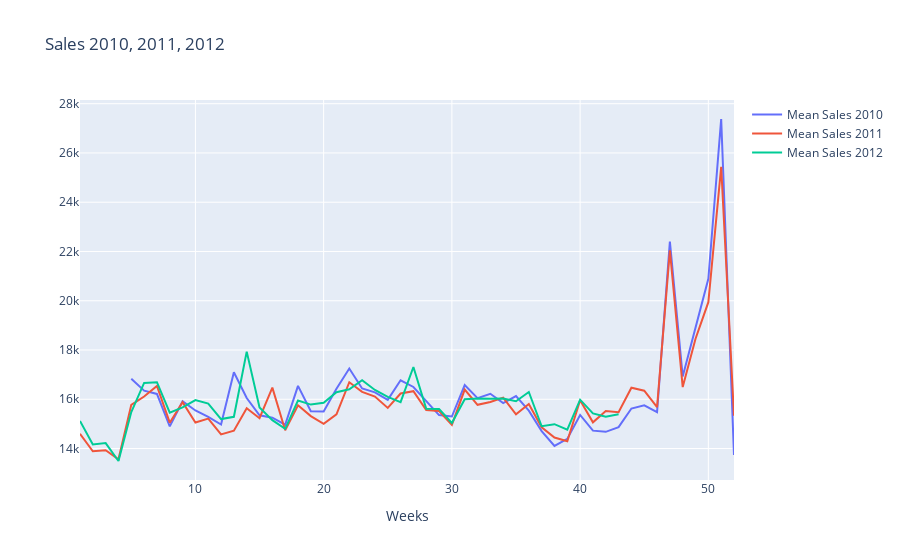

The notebook cell saved with this chart:
### Markdown cell above
### Sales by Week, 2010-12

### Code cell
fig = go.Figure()
fig.add_trace(go.Scatter( x = weekly_sales2010['Weekly_Sales']['mean'].index, y = weekly_sales2010['Weekly_Sales']['mean'], name = 'Mean Sales 2010', mode = 'lines') )
fig.add_trace(go.Scatter( x = weekly_sales2011['Weekly_Sales']['mean'].index, y = weekly_sales2011['Weekly_Sales']['mean'], name = 'Mean Sales 2011', mode = 'lines') )
fig.add_trace(go.Scatter( x = weekly_sales2012['Weekly_Sales']['mean'].index, y = weekly_sales2012['Weekly_Sales']['mean'], name = 'Mean Sales 2012', mode = 'lines') )
fig.update_layout(title = 'Sales 2010, 2011, 2012', xaxis_title = 'Weeks')
